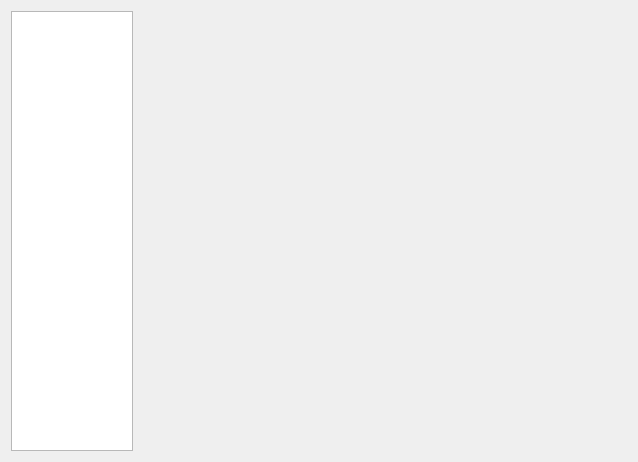
<?xml version="1.0" encoding="UTF-8"?>
<ui version="4.0">
 <class>ViewWindowClass</class>
 <widget class="QMainWindow" name="ViewWindowClass">
  <property name="geometry">
   <rect>
    <x>0</x>
    <y>0</y>
    <width>638</width>
    <height>462</height>
   </rect>
  </property>
  <property name="windowTitle">
   <string>ViewWindow</string>
  </property>
  <widget class="QWidget" name="centralWidget">
   <layout class="QHBoxLayout" name="horizontalLayout" stretch="2,8">
    <item>
     <widget class="QTreeView" name="treeView"/>
    </item>
    <item>
     <widget class="QWidget" name="widget" native="true"/>
    </item>
   </layout>
  </widget>
 </widget>
 <layoutdefault spacing="6" margin="11"/>
 <resources/>
 <connections/>
</ui>
